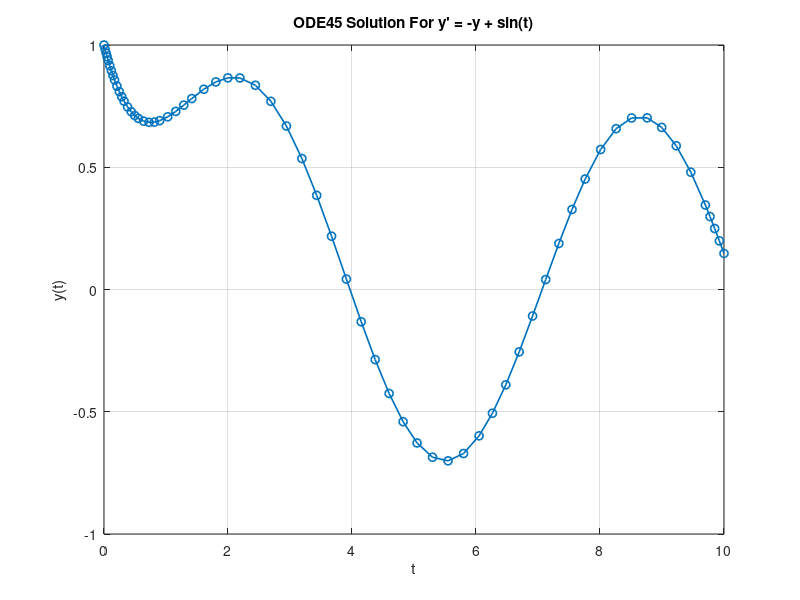
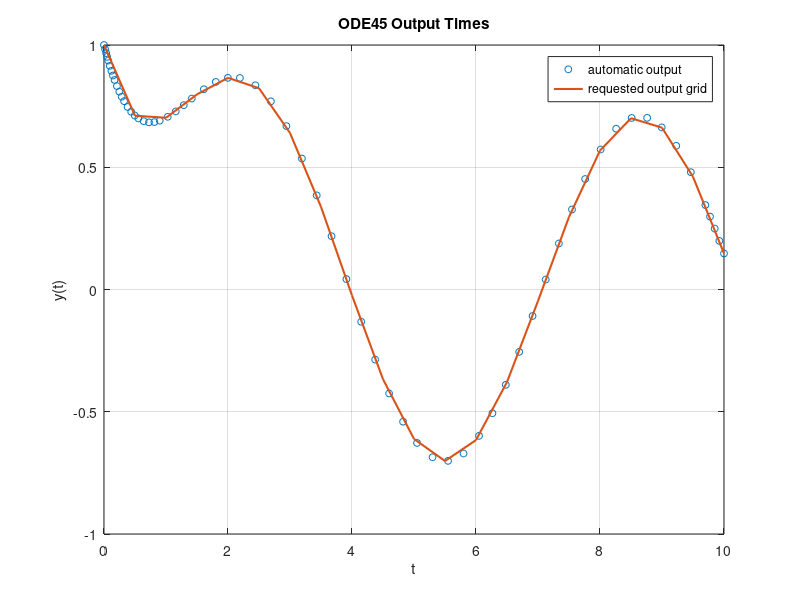

Write MATLAB code to recreate these figures, in order.
% MATH 346 - Week 4
% Possible worked solution - compare only after attempting the starter.
% Other correct implementations are possible.
% ODE solver pattern and initial-condition checks

clear; clc; close all;

f = @(t, y) -y + sin(t);
tspan = [0 10];
y0 = 1;

[t, y] = ode45(f, tspan, y0);

initial_error = abs(y(1) - y0);
fprintf("Initial condition error: %.3e\n", initial_error);
assert(initial_error < 1e-12);

figure;
plot(t, y, "o-", "LineWidth", 1.2);
grid on;
xlabel("t");
ylabel("y(t)");
title("ODE45 Solution For y' = -y + sin(t)");

t_requested = linspace(0, 10, 21);
[t_grid, y_grid] = ode45(f, t_requested, y0);

figure;
plot(t, y, "o", "MarkerSize", 5);
hold on;
plot(t_grid, y_grid, "-", "LineWidth", 1.5);
hold off;
grid on;
xlabel("t");
ylabel("y(t)");
title("ODE45 Output Times");
legend("automatic output", "requested output grid", "Location", "best");

fprintf("Final value with automatic output: %.4f\n", y(end));
fprintf("Final value with requested output grid: %.4f\n", y_grid(end));
fprintf("Requested output times do not directly set the solver's internal step size.\n");
